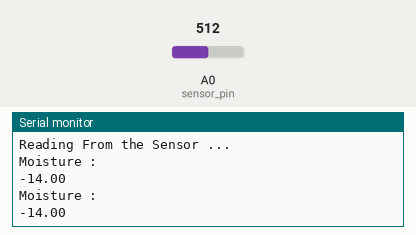
Recording of a sketch running on a simulated Arduino Uno, built with avr-gcc and run on an emulated ATmega328P. On the bench: the last lines printed to the serial monitor. The inputs (shaded band) are chosen by the test bench; at power-on: A0 (sensor_pin) = 512.

Above: at 3.2 s.
3.3 s: A0 (sensor_pin) set to 716
At 4.6 s:
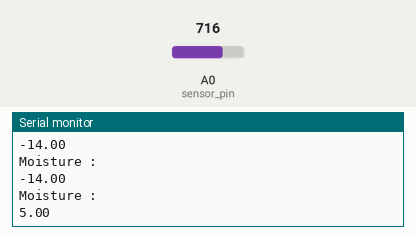
4.8 s: A0 (sensor_pin) set to 900
At 5.6 s:
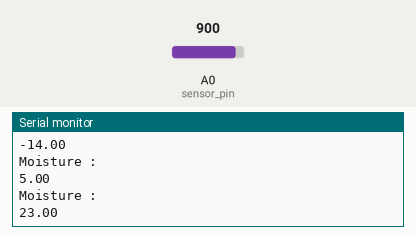
Timing chart, 0 to 7.8 s (numbered marks = the images above; inputs shaded):
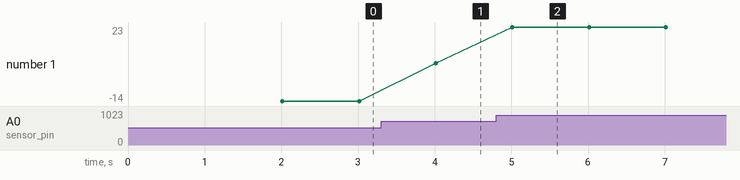

The sketch:

soil_moisture.ino
```cpp
int sensor_pin = A0;
int output_value ;
float value=0;

void setup()
{
  Serial.begin(9600);
  Serial.println("Reading From the Sensor ...");
  delay(2000);
  }

void loop()
{

  output_value= analogRead(sensor_pin);
  value= output_value*(100)/1023;
  Serial.println("Moisture :");
  Serial.println(value);
  delay(1000);
  }
```

Measured:
- after the input at 3.3 s, the serial monitor: prints a new line after 0.71 s (image 1)
- after the input at 4.8 s, the serial monitor: prints a new line after 0.22 s (image 2)
- plotted number 1: -14 → 5 after the input at 3.3 s, 5 → 23 after the input at 4.8 s
